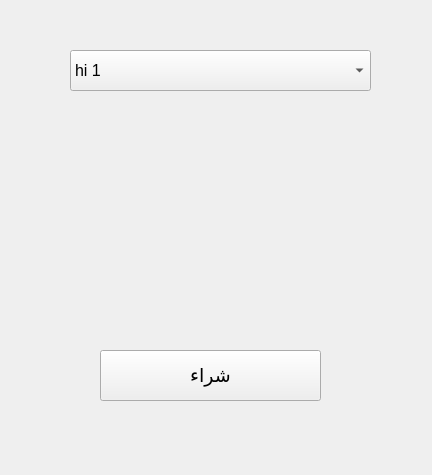
<?xml version="1.0" encoding="UTF-8"?>
<ui version="4.0">
 <class>Form</class>
 <widget class="QWidget" name="Form">
  <property name="geometry">
   <rect>
    <x>0</x>
    <y>0</y>
    <width>432</width>
    <height>475</height>
   </rect>
  </property>
  <property name="windowTitle">
   <string>Form</string>
  </property>
  <widget class="QComboBox" name="comboBox">
   <property name="geometry">
    <rect>
     <x>70</x>
     <y>50</y>
     <width>301</width>
     <height>41</height>
    </rect>
   </property>
   <property name="font">
    <font>
     <pointsize>12</pointsize>
    </font>
   </property>
   <item>
    <property name="text">
     <string>hi 1</string>
    </property>
   </item>
   <item>
    <property name="text">
     <string>hi 2</string>
    </property>
   </item>
  </widget>
  <widget class="QPushButton" name="pushButton">
   <property name="geometry">
    <rect>
     <x>100</x>
     <y>350</y>
     <width>221</width>
     <height>51</height>
    </rect>
   </property>
   <property name="font">
    <font>
     <pointsize>14</pointsize>
    </font>
   </property>
   <property name="text">
    <string>شراء</string>
   </property>
  </widget>
 </widget>
 <resources/>
 <connections/>
</ui>
